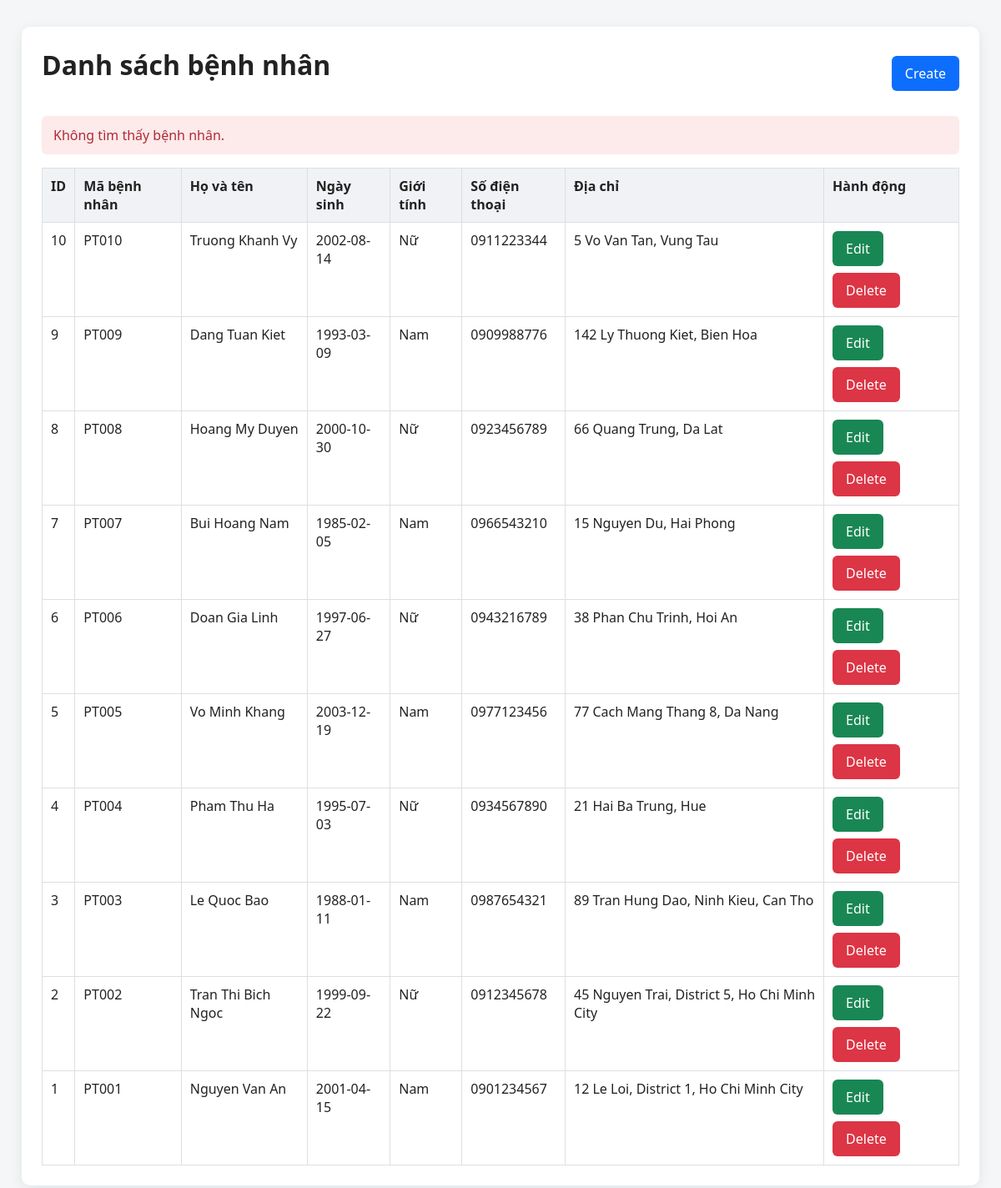
The page /exam4_simple/index.php?message=not_found on the database its author committed.
### tables this page shows
CREATE TABLE patients (
    id INT AUTO_INCREMENT PRIMARY KEY,
    patient_code VARCHAR(20) NOT NULL UNIQUE,
    full_name VARCHAR(100) NOT NULL,
    date_of_birth DATE DEFAULT NULL,
    gender ENUM('Male', 'Female', 'Other') DEFAULT NULL,
    phone VARCHAR(20) DEFAULT NULL,
    address VARCHAR(200) DEFAULT NULL
);

### exam4_simple/index.php (the view, shortened to what this page needs)
<?php
require_once __DIR__ . '/database.php';
$message = $_GET['message'] ?? '';
$messageText = '';
$messageClass = '';
$patients = [];
$genderLabels = [
    'Male' => 'Nam',
    'Female' => 'Nữ',
    'Other' => 'Khác',
];
if ($message === 'created') {
    $messageText = 'Thêm bệnh nhân thành công.';
    $messageClass = 'success';
} elseif ($message === 'updated') {
    $messageText = 'Cập nhật bệnh nhân thành công.';
    $messageClass = 'success';
} elseif ($message === 'deleted') {
    $messageText = 'Xóa bệnh nhân thành công.';
    $messageClass = 'success';
} elseif ($message === 'delete_blocked') {
    $messageText = 'Không thể xóa bệnh nhân vì đã có lịch hẹn liên quan.';
    $messageClass = 'error';
} elseif ($message === 'not_found') {
    $messageText = 'Không tìm thấy bệnh nhân.';
    $messageClass = 'error';
} elseif ($message === 'invalid') {
    $messageText = 'Yêu cầu không hợp lệ.';
    $messageClass = 'error';
}
try {
    $statement = $pdo->query('SELECT id, patient_code, full_name, date_of_birth, gender, phone, address FROM patients ORDER BY id DESC');
    $patients = $statement->fetchAll();
} catch (PDOException $exception) {
    error_log('Load patients failed: ' . $exception->getMessage());
    $errorText = 'Không thể tải danh sách bệnh nhân.';
}
?>
<!DOCTYPE html>
<html lang="vi">
<head>
</head>
<body>
    <div class="container">
        <div class="top-bar">
            <h1>Danh sách bệnh nhân</h1>
            <a class="btn" href="create.php">Create</a>
        </div>
        <?php if ($messageText !== ''): ?>
            <div class="message <?= htmlspecialchars($messageClass, ENT_QUOTES, 'UTF-8') ?>"><?= htmlspecialchars($messageText, ENT_QUOTES, 'UTF-8') ?></div>
        <?php endif; ?>
        <div class="table-wrap">
            <table>
                <thead>
                    <tr>
                        <th>ID</th>
                        <th>Mã bệnh nhân</th>
                        <th>Họ và tên</th>
                        <th>Ngày sinh</th>
                        <th>Giới tính</th>
                        <th>Số điện thoại</th>
                        <th>Địa chỉ</th>
                        <th>Hành động</th>
                    </tr>
                </thead>
                <tbody>
                    <?php if (empty($patients)): ?>
                        <tr>
                            <td class="empty" colspan="8">Chưa có dữ liệu bệnh nhân.</td>
                        </tr>
                    <?php else: ?>
                        <?php foreach ($patients as $patient): ?>
                            <tr>
                                <td><?= (int) $patient['id'] ?></td>
                                <td><?= htmlspecialchars((string) $patient['patient_code'], ENT_QUOTES, 'UTF-8') ?></td>
                                <td><?= htmlspecialchars((string) $patient['full_name'], ENT_QUOTES, 'UTF-8') ?></td>
                                <td><?= htmlspecialchars((string) ($patient['date_of_birth'] ?? ''), ENT_QUOTES, 'UTF-8') ?></td>
                                <td><?= htmlspecialchars($genderLabels[$patient['gender']] ?? '', ENT_QUOTES, 'UTF-8') ?></td>
                                <td><?= htmlspecialchars((string) ($patient['phone'] ?? ''), ENT_QUOTES, 'UTF-8') ?></td>
                                <td><?= htmlspecialchars((string) ($patient['address'] ?? ''), ENT_QUOTES, 'UTF-8') ?></td>
                                <td>
                                    <div class="actions">
                                        <a class="btn btn-edit" href="edit.php?id=<?= (int) $patient['id'] ?>">Edit</a>
                                        <a class="btn btn-delete" href="delete.php?id=<?= (int) $patient['id'] ?>" onclick="return confirm('Bạn có chắc chắn muốn xóa bệnh nhân này không?');">Delete</a>
                                    </div>
                                </td>
                            </tr>
                        <?php endforeach; ?>
                    <?php endif; ?>
                </tbody>
            </table>
        </div>
    </div>
</body>
</html>

### exam4_simple/index.php (style rules this page uses)
body { font-family: "Segoe UI", Tahoma, sans-serif; background: #f4f6f8; color: #222; margin: 0 }
.container { max-width: 1100px; margin: 32px auto; padding: 24px; background: #fff; border-radius: 10px; box-shadow: 0 4px 16px rgba(0, 0, 0, .08) }
h1 { margin-top: 0; margin-bottom: 20px }
.top-bar { display: flex; justify-content: space-between; align-items: center; gap: 12px; flex-wrap: wrap; margin-bottom: 20px }
.btn { display: inline-block; padding: 10px 16px; border-radius: 6px; text-decoration: none; background: #0d6efd; color: #fff }
.btn-edit { background: #198754 }
.btn-delete { background: #dc3545 }
.message { padding: 12px 14px; border-radius: 6px; margin-bottom: 16px }
.error { background: #fdeaea; color: #b02a37 }
.table-wrap { overflow-x: auto }
table { width: 100%; border-collapse: collapse; min-width: 850px }
th, td { border: 1px solid #dcdfe3; padding: 10px; text-align: left; vertical-align: top }
th { background: #f0f2f5 }
.actions { display: flex; gap: 8px; flex-wrap: wrap }

### rows shown on the page
patients: id "10", patient_code "PT010", full_name "Truong Khanh Vy", date_of_birth "2002-08-14", gender "Nữ", phone "0911223344", address "5 Vo Van Tan, Vung Tau"
patients: id "9", patient_code "PT009", full_name "Dang Tuan Kiet", date_of_birth "1993-03-09", gender "Nam", phone "0909988776", address "142 Ly Thuong Kiet, Bien Hoa"
patients: id "8", patient_code "PT008", full_name "Hoang My Duyen", date_of_birth "2000-10-30", gender "Nữ", phone "0923456789", address "66 Quang Trung, Da Lat"
patients: id "7", patient_code "PT007", full_name "Bui Hoang Nam", date_of_birth "1985-02-05", gender "Nam", phone "0966543210", address "15 Nguyen Du, Hai Phong"
patients: id "6", patient_code "PT006", full_name "Doan Gia Linh", date_of_birth "1997-06-27", gender "Nữ", phone "0943216789", address "38 Phan Chu Trinh, Hoi An"
patients: id "5", patient_code "PT005", full_name "Vo Minh Khang", date_of_birth "2003-12-19", gender "Nam", phone "0977123456", address "77 Cach Mang Thang 8, Da Nang"
patients: id "4", patient_code "PT004", full_name "Pham Thu Ha", date_of_birth "1995-07-03", gender "Nữ", phone "0934567890", address "21 Hai Ba Trung, Hue"
patients: id "3", patient_code "PT003", full_name "Le Quoc Bao", date_of_birth "1988-01-11", gender "Nam", phone "0987654321", address "89 Tran Hung Dao, Ninh Kieu, Can Tho"
patients: id "2", patient_code "PT002", full_name "Tran Thi Bich Ngoc", date_of_birth "1999-09-22", gender "Nữ", phone "0912345678", address "45 Nguyen Trai, District 5, Ho Chi Minh City"
patients: id "1", patient_code "PT001", full_name "Nguyen Van An", date_of_birth "2001-04-15", gender "Nam", phone "0901234567", address "12 Le Loi, District 1, Ho Chi Minh City"

### other values the page prints
$messageText "Không tìm thấy bệnh nhân."
